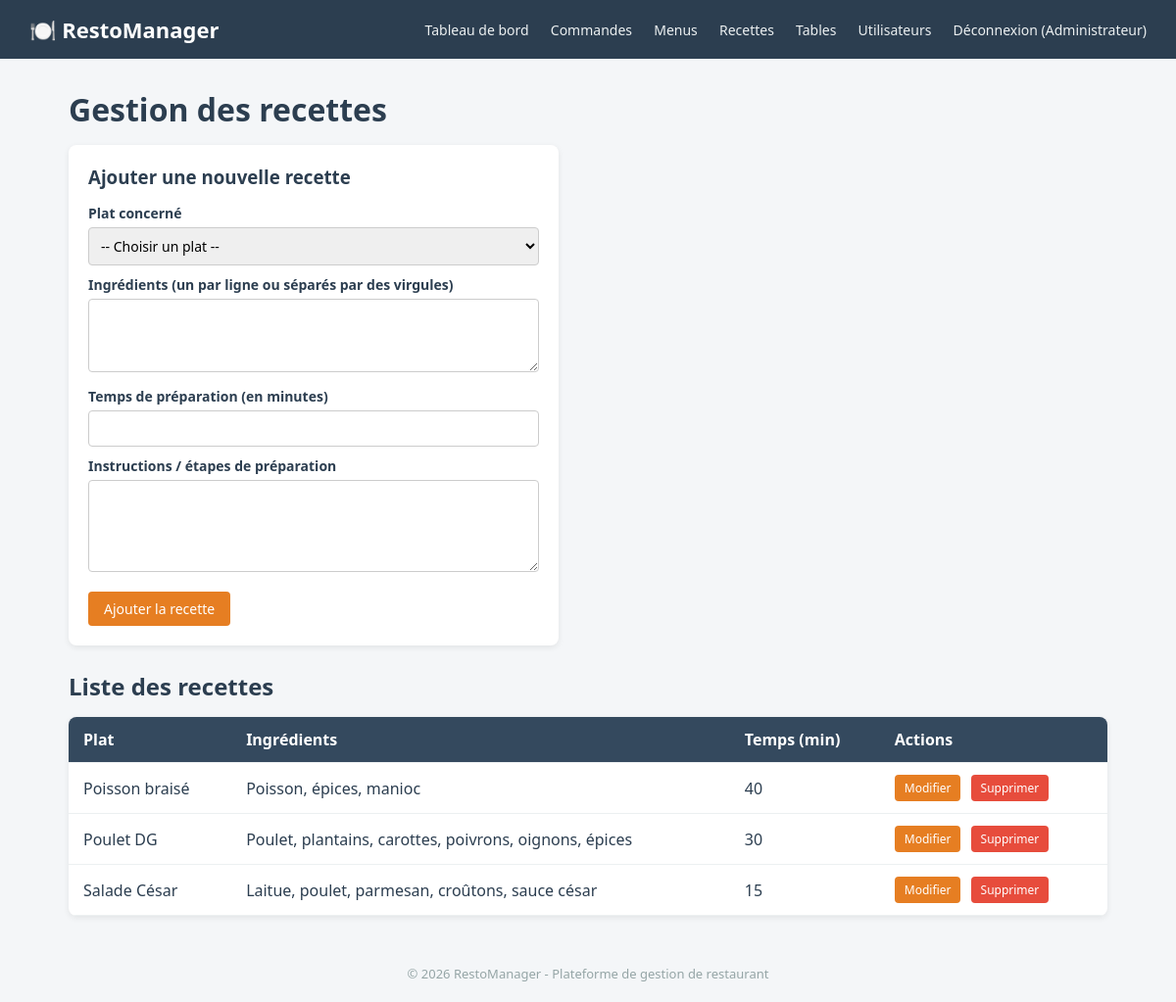
The app's page /recettes.php (signed in) with its own data.
### tables this page shows
CREATE TABLE recettes (
    id INT AUTO_INCREMENT PRIMARY KEY,
    menu_id INT NOT NULL,
    ingredients TEXT NOT NULL,
    temps_preparation INT DEFAULT 0 COMMENT 'en minutes',
    instructions TEXT,
    FOREIGN KEY (menu_id) REFERENCES menus(id) ON DELETE CASCADE
);

CREATE TABLE menus (
    id INT AUTO_INCREMENT PRIMARY KEY,
    nom VARCHAR(150) NOT NULL,
    description TEXT,
    prix DECIMAL(10,2) NOT NULL,
    categorie_id INT,
    disponible TINYINT(1) DEFAULT 1,
    FOREIGN KEY (categorie_id) REFERENCES categories(id) ON DELETE SET NULL
);

### recettes.php (the view, shortened to what this page needs)
<?php require 'header.php'; ?>
<h1>Gestion des recettes</h1>
<?php
$recette_a_modifier = null;
?>
<form class="formulaire" method="POST" action="recettes.php">
    <h3><?= $recette_a_modifier ? "Modifier la recette" : "Ajouter une nouvelle recette" ?></h3>
    <label for="menu_id">Plat concerné</label>
    <select id="menu_id" name="menu_id" required>
        <option value="">-- Choisir un plat --</option>
    </select>
    <label for="ingredients">Ingrédients (un par ligne ou séparés par des virgules)</label>
    <textarea id="ingredients" name="ingredients" rows="3" required><?= htmlspecialchars($recette_a_modifier['ingredients'] ?? '') ?></textarea>
    <label for="temps_preparation">Temps de préparation (en minutes)</label>
    <input type="number" id="temps_preparation" name="temps_preparation" min="0"
           value="<?= htmlspecialchars($recette_a_modifier['temps_preparation'] ?? '') ?>">
    <label for="instructions">Instructions / étapes de préparation</label>
    <textarea id="instructions" name="instructions" rows="4"><?= htmlspecialchars($recette_a_modifier['instructions'] ?? '') ?></textarea>
    <?php if ($recette_a_modifier): ?>
        <button type="submit" name="modifier">Enregistrer les modifications</button>
        <a class="btn btn-secondaire" href="recettes.php">Annuler</a>
    <?php else: ?>
        <button type="submit" name="ajouter">Ajouter la recette</button>
    <?php endif; ?>
</form>
<h2>Liste des recettes</h2>
<table>
    <tr>
        <th>Plat</th>
        <th>Ingrédients</th>
        <th>Temps (min)</th>
        <th>Actions</th>
    </tr>
    <?php
    $sql = "SELECT r.*, m.nom AS menu_nom
            FROM recettes r
            JOIN menus m ON r.menu_id = m.id
            ORDER BY r.id DESC";
    $res = $conn->query($sql);
    while ($recette = $res->fetch_assoc()):
    ?>
        <tr>
            <td><?= htmlspecialchars($recette['menu_nom']) ?></td>
            <td><?= htmlspecialchars(mb_strimwidth($recette['ingredients'], 0, 60, '...')) ?></td>
            <td><?= htmlspecialchars($recette['temps_preparation']) ?></td>
            <td class="actions">
                <a class="btn btn-sm" href="recettes.php?modifier=<?= $recette['id'] ?>">Modifier</a>
                <a class="btn btn-sm btn-danger" href="recettes.php?supprimer=<?= $recette['id'] ?>"
                   onclick="return confirm('Supprimer cette recette ?');">Supprimer</a>
            </td>
        </tr>
    <?php endwhile; ?>
</table>
<?php require 'footer.php'; ?>

### css/style.css (style rules this page uses)
* { margin: 0; padding: 0; box-sizing: border-box; font-family: 'Segoe UI', Arial, sans-serif; }
body { background-color: #f4f6f8; color: #2c3e50; }
h1, h2, h3 { margin-bottom: 15px; color: #2c3e50; }
table { width: 100%; border-collapse: collapse; background: #fff; border-radius: 8px; overflow: hidden; box-shadow: 0 2px 6px rgba(0,0,0,0.08); margin-bottom: 20px; }
table th, table td { padding: 12px 15px; text-align: left; border-bottom: 1px solid #ecf0f1; }
table th { background-color: #34495e; color: #fff; }
form.formulaire { background: #fff; padding: 20px; border-radius: 8px; box-shadow: 0 2px 6px rgba(0,0,0,0.08); margin-bottom: 25px; max-width: 500px; }
label { display: block; margin-top: 10px; margin-bottom: 5px; font-weight: bold; font-size: 14px; }
input, select, textarea { width: 100%; padding: 8px; border: 1px solid #ccc; border-radius: 4px; font-size: 14px; }
textarea { resize: vertical; }
button, .btn { display: inline-block; margin-top: 15px; padding: 8px 16px; background-color: #e67e22; color: #fff; border: none; border-radius: 4px; cursor: pointer; text-decoration: none; font-size: 14px; transition: background-color 0.2s; }
.btn-danger { background-color: #e74c3c; }
.btn-sm { padding: 5px 10px; font-size: 12px; margin-top: 0; }
.actions a { margin-right: 6px; }

### records on screen
recettes: menu.nom "Poisson braisé", ingredients "Poisson, épices, manioc", temps_preparation "40"
recettes: menu.nom "Poulet DG", ingredients "Poulet, plantains, carottes, poivrons, oignons, épices", temps_preparation "30"
recettes: menu.nom "Salade César", ingredients "Laitue, poulet, parmesan, croûtons, sauce césar", temps_preparation "15"

### other values on screen
$_SESSION['nom'] "Administrateur"
